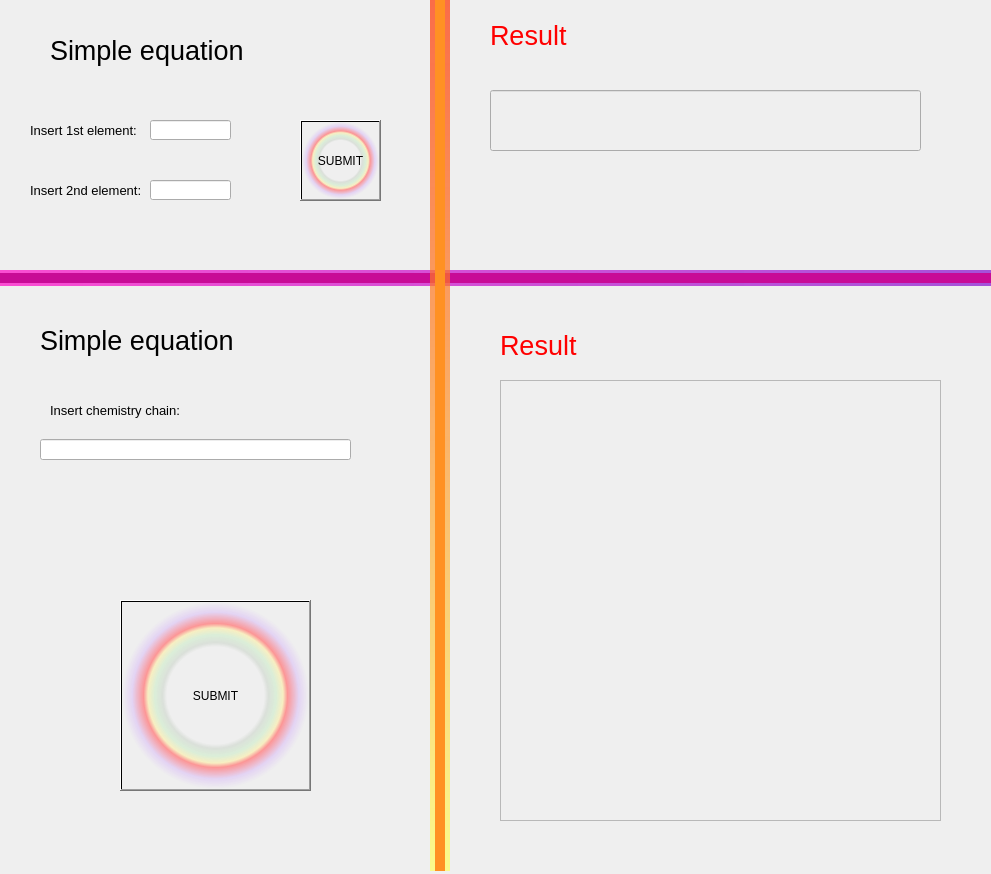
<?xml version="1.0" encoding="UTF-8"?>
<ui version="4.0">
 <class>Chemistry</class>
 <widget class="QDialog" name="Chemistry">
  <property name="geometry">
   <rect>
    <x>0</x>
    <y>0</y>
    <width>991</width>
    <height>874</height>
   </rect>
  </property>
  <property name="windowTitle">
   <string>Dialog</string>
  </property>
  <widget class="QLabel" name="label">
   <property name="geometry">
    <rect>
     <x>50</x>
     <y>0</y>
     <width>221</width>
     <height>101</height>
    </rect>
   </property>
   <property name="font">
    <font>
     <pointsize>20</pointsize>
    </font>
   </property>
   <property name="styleSheet">
    <string notr="true"/>
   </property>
   <property name="text">
    <string>Simple equation</string>
   </property>
  </widget>
  <widget class="QLineEdit" name="elem2">
   <property name="geometry">
    <rect>
     <x>150</x>
     <y>180</y>
     <width>81</width>
     <height>20</height>
    </rect>
   </property>
  </widget>
  <widget class="QLineEdit" name="elem1">
   <property name="geometry">
    <rect>
     <x>150</x>
     <y>120</y>
     <width>81</width>
     <height>20</height>
    </rect>
   </property>
   <property name="styleSheet">
    <string notr="true">border-color: qlineargradient(spread:pad, x1:0, y1:0, x2:1, y2:0, stop:0 rgba(255, 0, 0, 255), stop:0.166 rgba(255, 255, 0, 255), stop:0.333 rgba(0, 255, 0, 255), stop:0.5 rgba(0, 255, 255, 255), stop:0.666 rgba(0, 0, 255, 255), stop:0.833 rgba(255, 0, 255, 255), stop:1 rgba(255, 0, 0, 255));</string>
   </property>
  </widget>
  <widget class="Line" name="line">
   <property name="windowModality">
    <enum>Qt::ApplicationModal</enum>
   </property>
   <property name="enabled">
    <bool>true</bool>
   </property>
   <property name="geometry">
    <rect>
     <x>0</x>
     <y>270</y>
     <width>991</width>
     <height>16</height>
    </rect>
   </property>
   <property name="font">
    <font>
     <pointsize>30</pointsize>
    </font>
   </property>
   <property name="autoFillBackground">
    <bool>false</bool>
   </property>
   <property name="styleSheet">
    <string notr="true">color: rgb(200, 11, 150);
background-color: qlineargradient(spread:pad, x1:0, y1:0, x2:1, y2:0, stop:0 rgba(255, 0, 196, 173), stop:1 rgba(126, 0, 207, 167));</string>
   </property>
   <property name="frameShadow">
    <enum>QFrame::Plain</enum>
   </property>
   <property name="lineWidth">
    <number>10</number>
   </property>
   <property name="orientation">
    <enum>Qt::Horizontal</enum>
   </property>
  </widget>
  <widget class="Line" name="line_2">
   <property name="geometry">
    <rect>
     <x>430</x>
     <y>0</y>
     <width>20</width>
     <height>871</height>
    </rect>
   </property>
   <property name="styleSheet">
    <string notr="true">color: rgb(255, 145, 35);
background-color: qlineargradient(spread:pad, x1:0.466, y1:0, x2:0.465909, y2:1, stop:0 rgba(255, 52, 0, 178), stop:1 rgba(255, 255, 102, 185));</string>
   </property>
   <property name="frameShadow">
    <enum>QFrame::Plain</enum>
   </property>
   <property name="lineWidth">
    <number>10</number>
   </property>
   <property name="orientation">
    <enum>Qt::Vertical</enum>
   </property>
  </widget>
  <widget class="QLabel" name="label_2">
   <property name="geometry">
    <rect>
     <x>30</x>
     <y>120</y>
     <width>111</width>
     <height>20</height>
    </rect>
   </property>
   <property name="font">
    <font>
     <pointsize>10</pointsize>
    </font>
   </property>
   <property name="text">
    <string>Insert 1st element:</string>
   </property>
  </widget>
  <widget class="QLabel" name="label_3">
   <property name="geometry">
    <rect>
     <x>30</x>
     <y>180</y>
     <width>111</width>
     <height>20</height>
    </rect>
   </property>
   <property name="font">
    <font>
     <pointsize>10</pointsize>
    </font>
   </property>
   <property name="text">
    <string>Insert 2nd element:</string>
   </property>
  </widget>
  <widget class="QPushButton" name="solveeq">
   <property name="geometry">
    <rect>
     <x>300</x>
     <y>120</y>
     <width>81</width>
     <height>81</height>
    </rect>
   </property>
   <property name="styleSheet">
    <string notr="true">background-color: qradialgradient(spread:pad, cx:0.5, cy:0.5, radius:0.5, fx:0.5, fy:0.5, stop:0 rgba(0, 0, 0, 0), stop:0.52 rgba(0, 0, 0, 0), stop:0.565 rgba(82, 121, 76, 33), stop:0.65 rgba(159, 235, 148, 64), stop:0.721925 rgba(255, 238, 150, 129), stop:0.77 rgba(255, 128, 128, 204), stop:0.89 rgba(191, 128, 255, 64), stop:1 rgba(0, 0, 0, 0));
border-color: rgba(255, 14, 14, 100);</string>
   </property>
   <property name="text">
    <string>SUBMIT</string>
   </property>
  </widget>
  <widget class="QLineEdit" name="chain">
   <property name="geometry">
    <rect>
     <x>40</x>
     <y>439</y>
     <width>311</width>
     <height>21</height>
    </rect>
   </property>
   <property name="styleSheet">
    <string notr="true">border-color: qlineargradient(spread:pad, x1:0, y1:0, x2:1, y2:0, stop:0 rgba(255, 0, 0, 255), stop:0.166 rgba(255, 255, 0, 255), stop:0.333 rgba(0, 255, 0, 255), stop:0.5 rgba(0, 255, 255, 255), stop:0.666 rgba(0, 0, 255, 255), stop:0.833 rgba(255, 0, 255, 255), stop:1 rgba(255, 0, 0, 255));</string>
   </property>
  </widget>
  <widget class="QLabel" name="label_4">
   <property name="geometry">
    <rect>
     <x>50</x>
     <y>400</y>
     <width>131</width>
     <height>20</height>
    </rect>
   </property>
   <property name="font">
    <font>
     <pointsize>10</pointsize>
    </font>
   </property>
   <property name="text">
    <string>Insert chemistry chain:</string>
   </property>
  </widget>
  <widget class="QPushButton" name="solvec">
   <property name="geometry">
    <rect>
     <x>120</x>
     <y>600</y>
     <width>191</width>
     <height>191</height>
    </rect>
   </property>
   <property name="styleSheet">
    <string notr="true">background-color: qradialgradient(spread:pad, cx:0.5, cy:0.5, radius:0.5, fx:0.5, fy:0.5, stop:0 rgba(0, 0, 0, 0), stop:0.52 rgba(0, 0, 0, 0), stop:0.565 rgba(82, 121, 76, 33), stop:0.65 rgba(159, 235, 148, 64), stop:0.721925 rgba(255, 238, 150, 129), stop:0.77 rgba(255, 128, 128, 204), stop:0.89 rgba(191, 128, 255, 64), stop:1 rgba(0, 0, 0, 0));
border-color: rgba(255, 14, 14, 100);</string>
   </property>
   <property name="text">
    <string>SUBMIT</string>
   </property>
  </widget>
  <widget class="QLabel" name="label_5">
   <property name="geometry">
    <rect>
     <x>40</x>
     <y>290</y>
     <width>221</width>
     <height>101</height>
    </rect>
   </property>
   <property name="font">
    <font>
     <pointsize>20</pointsize>
    </font>
   </property>
   <property name="styleSheet">
    <string notr="true"/>
   </property>
   <property name="text">
    <string>Simple equation</string>
   </property>
  </widget>
  <widget class="QLabel" name="label_6">
   <property name="geometry">
    <rect>
     <x>500</x>
     <y>320</y>
     <width>81</width>
     <height>51</height>
    </rect>
   </property>
   <property name="font">
    <font>
     <pointsize>20</pointsize>
    </font>
   </property>
   <property name="styleSheet">
    <string notr="true">color: rgb(255, 0, 0);</string>
   </property>
   <property name="text">
    <string>Result</string>
   </property>
  </widget>
  <widget class="QLabel" name="label_7">
   <property name="geometry">
    <rect>
     <x>490</x>
     <y>10</y>
     <width>81</width>
     <height>51</height>
    </rect>
   </property>
   <property name="font">
    <font>
     <pointsize>20</pointsize>
    </font>
   </property>
   <property name="styleSheet">
    <string notr="true">color: rgb(255, 0, 0);</string>
   </property>
   <property name="text">
    <string>Result</string>
   </property>
  </widget>
  <widget class="QPlainTextEdit" name="res2">
   <property name="enabled">
    <bool>false</bool>
   </property>
   <property name="geometry">
    <rect>
     <x>500</x>
     <y>380</y>
     <width>441</width>
     <height>441</height>
    </rect>
   </property>
   <property name="font">
    <font>
     <pointsize>15</pointsize>
    </font>
   </property>
  </widget>
  <widget class="QLineEdit" name="res1">
   <property name="enabled">
    <bool>false</bool>
   </property>
   <property name="geometry">
    <rect>
     <x>490</x>
     <y>90</y>
     <width>431</width>
     <height>61</height>
    </rect>
   </property>
   <property name="font">
    <font>
     <pointsize>10</pointsize>
    </font>
   </property>
  </widget>
 </widget>
 <resources/>
 <connections/>
</ui>
